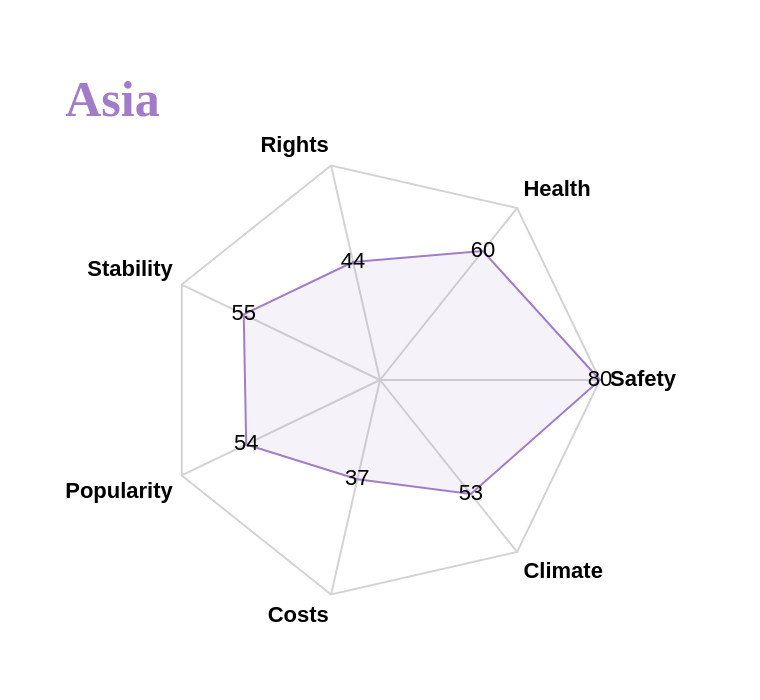

Source (Vega-Lite JSON):
### Vega specification from a JSON file in a GitHub repository (floating-point values rounded to 4 significant figures)
{"$schema": "https://vega.github.io/schema/vega/v5.json", "description": "A radar chart example, showing multiple dimensions in a radial layout.", "width": 380, "height": 350, "padding": 80, "autosize": {"type": "none", "contains": "padding"}, "title": "Asia", "config": {"title": {"font": "Lucida Sans Unicode", "fontSize": 25, "color": "#a17dc9", "anchor": "start"}}, "signals": [{"name": "radius", "update": "width / 2"}], "data": [{"name": "table", "values": [{"Factor": "Stability", "value": 55, "Continent": 0}, {"Factor": "Rights", "value": 44, "Continent": 0}, {"Factor": "Health", "value": 60, "Continent": 0}, {"Factor": "Safety", "value": 80, "Continent": 0}, {"Factor": "Climate", "value": 53, "Continent": 0}, {"Factor": "Costs", "value": 37, "Continent": 0}, {"Factor": "Popularity", "value": 54, "Continent": 0}]}, {"name": "Factor", "source": "table", "transform": [{"type": "aggregate", "groupby": ["Factor"]}]}], "scales": [{"name": "angular", "type": "point", "range": {"signal": "[-PI, PI]"}, "padding": 0.5, "domain": {"data": "table", "field": "Factor"}}, {"name": "radial", "type": "linear", "range": {"signal": "[0, radius]"}, "zero": true, "nice": false, "domain": {"data": "table", "field": "value"}, "domainMin": 0}, {"name": "color", "type": "ordinal", "domain": {"data": "table", "field": "Continent"}, "range": ["#a17dc9"]}], "encode": {"enter": {"x": {"signal": "radius"}, "y": {"signal": "radius"}}}, "marks": [{"type": "group", "name": "Continent", "zindex": 1, "from": {"facet": {"data": "table", "name": "facet", "groupby": ["Continent"]}}, "marks": [{"type": "line", "name": "Continent-line", "from": {"data": "facet"}, "encode": {"enter": {"interpolate": {"value": "linear-closed"}, "x": {"signal": "scale('radial', datum.value) * cos(scale('angular', datum.Factor))"}, "y": {"signal": "scale('radial', datum.value) * sin(scale('angular', datum.Factor))"}, "stroke": {"scale": "color", "field": "Continent"}, "strokeWidth": {"value": 1}, "fill": {"scale": "color", "field": "Continent"}, "fillOpacity": {"value": 0.1}}}}, {"type": "text", "name": "value-text", "from": {"data": "Continent-line"}, "encode": {"enter": {"x": {"signal": "datum.x"}, "y": {"signal": "datum.y"}, "text": {"signal": "datum.datum.value"}, "align": {"value": "center"}, "baseline": {"value": "middle"}, "fill": {"value": "black"}}}}]}, {"type": "rule", "name": "radial-grid", "from": {"data": "Factor"}, "zindex": 0, "encode": {"enter": {"x": {"value": 0}, "y": {"value": 0}, "x2": {"signal": "radius * cos(scale('angular', datum.Factor))"}, "y2": {"signal": "radius * sin(scale('angular', datum.Factor))"}, "stroke": {"value": "lightgray"}, "strokeWidth": {"value": 1}}}}, {"type": "text", "name": "key-label", "from": {"data": "Factor"}, "zindex": 1, "encode": {"enter": {"x": {"signal": "(radius + 5) * cos(scale('angular', datum.Factor))"}, "y": {"signal": "(radius + 5) * sin(scale('angular', datum.Factor))"}, "text": {"field": "Factor"}, "align": [{"test": "abs(scale('angular', datum.Factor)) > PI / 2", "value": "right"}, {"value": "left"}], "baseline": [{"test": "scale('angular', datum.Factor) > 0", "value": "top"}, {"test": "scale('angular', datum.Factor) == 0", "value": "middle"}, {"value": "bottom"}], "fill": {"value": "black"}, "fontWeight": {"value": "bold"}}}}, {"type": "line", "name": "outer-line", "from": {"data": "radial-grid"}, "encode": {"enter": {"interpolate": {"value": "linear-closed"}, "x": {"field": "x2"}, "y": {"field": "y2"}, "stroke": {"value": "lightgray"}, "strokeWidth": {"value": 1}}}}]}
